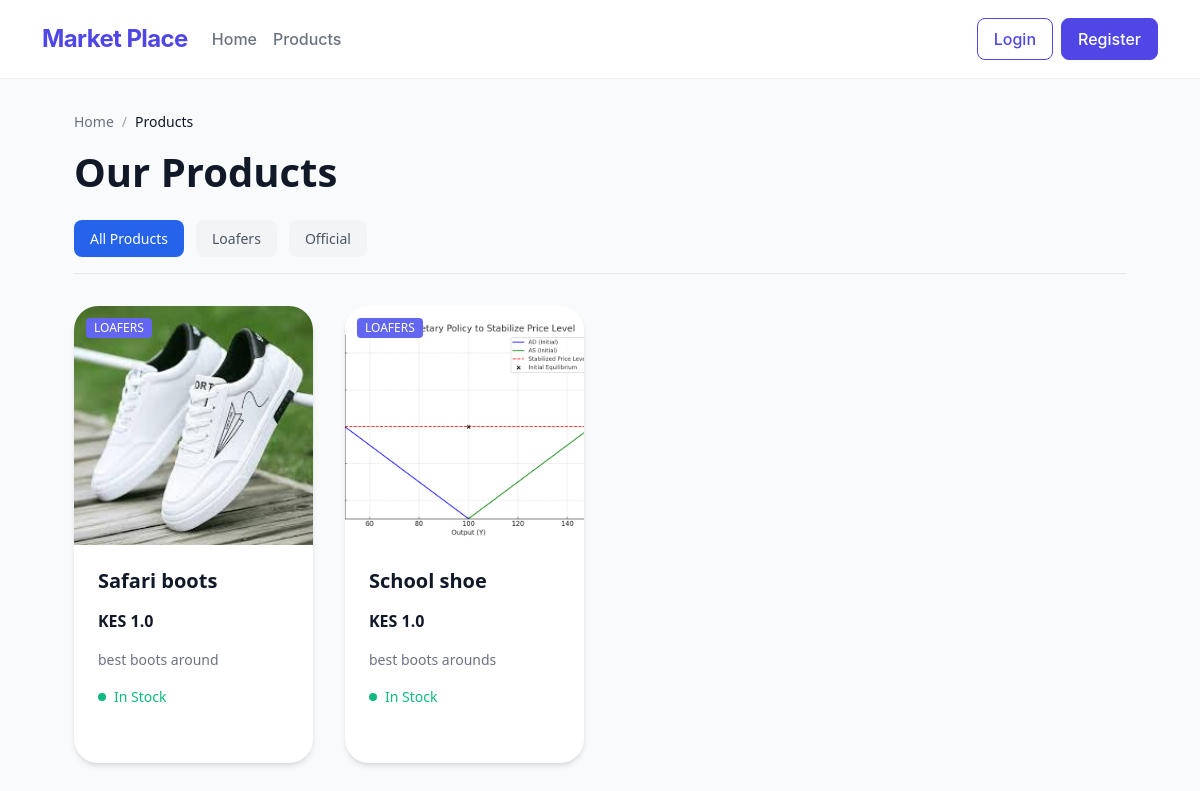
/products, run on an earlier commit of the app's database.
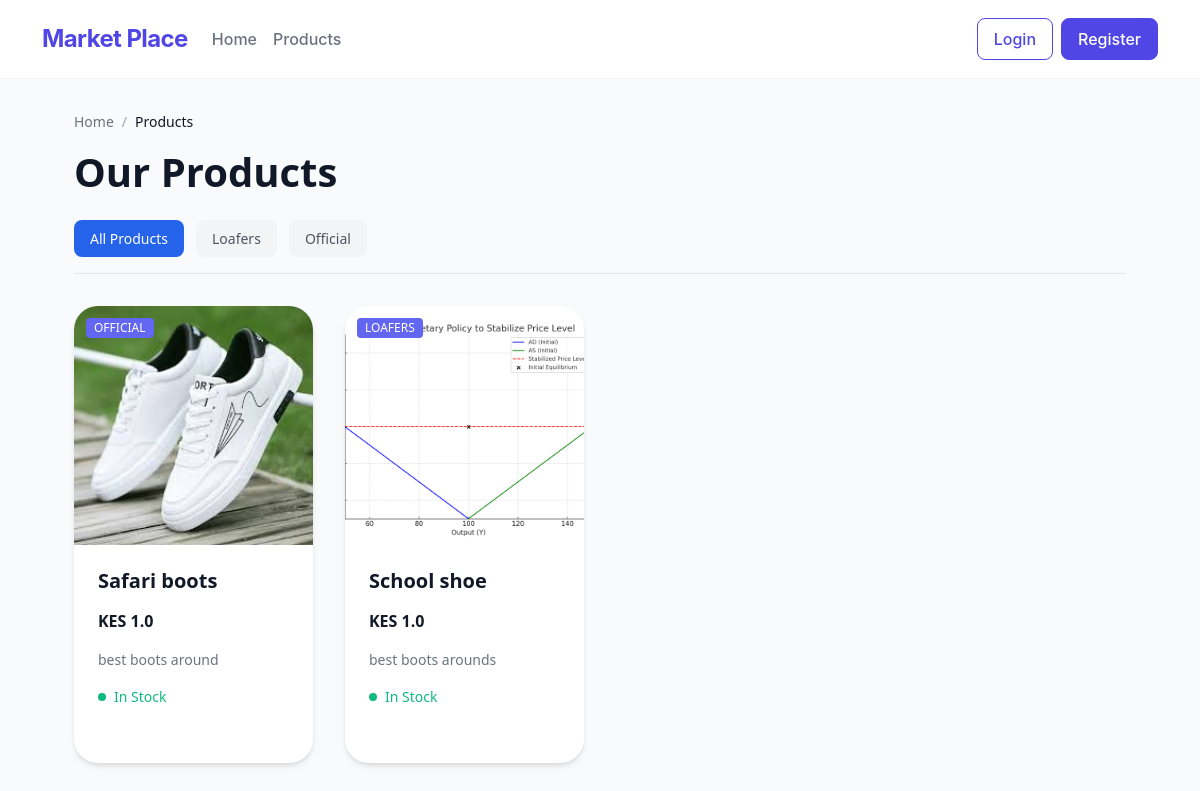
And on a later commit of the database.
### app.py (models this page shows)
class Product(db.Model):
    __tablename__ = 'products'
    id = db.Column(db.Integer, primary_key=True)
    name = db.Column(db.String(100), nullable=False)
    description = db.Column(db.String(500), nullable=True)
    price = db.Column(db.Float, nullable=False)
    stock_quantity = db.Column(db.Integer, nullable=False)
    category_id = db.Column(db.Integer, db.ForeignKey('categories.id'), nullable=False)
    order_items = db.relationship('OrderItem', backref='product', lazy=True)
    images = db.relationship('ProductImage', backref='product', lazy=True)

class Category(db.Model):
    __tablename__ = 'categories'
    id = db.Column(db.Integer, primary_key=True)
    name = db.Column(db.String(100), unique=True, nullable=False)
    description = db.Column(db.String(500))
    products = db.relationship('Product', backref='category', lazy=True)

class ProductImage(db.Model):
    __tablename__ = 'product_images'
    id = db.Column(db.Integer, primary_key=True)
    product_id = db.Column(db.Integer, db.ForeignKey('products.id'), nullable=False)
    image_url = db.Column(db.String(200), nullable=False)

### app.py (the view)
@app.route('/products')
def products():
    category_id = request.args.get('category_id', type=int)
    selected_category = None
    if category_id:
        selected_category = Category.query.get_or_404(category_id)
        products = Product.query.filter_by(category_id=category_id).all()
    else:
        products = Product.query.all()
    categories = Category.query.all()
    return render_template('products.html',
                           products=products,
                           categories=categories,
                           selected_category=selected_category)

### app.py (called while the page is built)
def get_cart_unique_items():
    if 'user_id' in session:
        order = Order.query.filter_by(user_id=session['user_id'], status="Pending").first()
        if order:
            return OrderItem.query.filter_by(order_id=order.id).count()
    return 0

@app.context_processor
def inject_cart_count():
    return dict(cart_count=get_cart_unique_items())

### templates/products.html (shortened to what this page needs)
{% extends 'base.html' %}
{% block content %}
<div class="products-container">
    <nav class="breadcrumb">
        <a href="{{ url_for('home') }}">Home</a>
        <span>/</span>
        <span class="current">Products</span>
    </nav>
    <div class="products-header">
        <h1>Our Products</h1>
        <div class="category-nav">
            <a href="{{ url_for('products') }}"
               class="category-link {% if not selected_category %}active{% endif %}">
                All Products
            </a>
            {% for category in categories %}
            <a href="{{ url_for('products', category_id=category.id) }}"
               class="category-link {% if selected_category and selected_category.id == category.id %}active{% endif %}">
                {{ category.name }}
            </a>
            {% endfor %}
        </div>
    </div>
    <div class="products-grid">
        {% for product in products %}
        <a href="{{ url_for('product_detail', product_id=product.id) }}" class="product-card-link">
            <div class="product-card">
                <div class="product-image">
                    <div class="image-badges">
                        <span class="badge category">{{ product.category.name }}</span>
                    </div>
                    {% if product.images %}
                        <img src="{{ url_for('static', filename='uploads/' + product.images[0].image_url) }}"
                             alt="Image of {{ product.name }}">
                    {% else %}
                        <div class="no-image">
                            <i class="bi bi-image"></i>
                            <p>No image available</p>
                        </div>
                    {% endif %}
                </div>
                <div class="product-content">
                    <h2 class="product-title">{{ product.name }}</h2>
                    <div class="price-section">
                        <span class="current-price">KES {{ product.price }}</span>
                    </div>
                    <p class="product-description">{{ product.description|truncate(100) }}</p>
                    <div class="stock-status {% if product.stock_quantity > 0 %}in-stock{% else %}out-of-stock{% endif %}">
                        <div class="stock-indicator">
                            <div class="indicator-dot"></div>
                            {% if product.stock_quantity > 0 %}
                                <span>In Stock</span>
                            {% else %}
                                <span>Out of Stock</span>
                            {% endif %}
                        </div>
                    </div>
                </div>
            </div>
        </a>
        {% else %}
        <div class="no-products">
            <p>No products found in this category.</p>
        </div>
        {% endfor %}
    </div>
</div>
{% endblock %}

What changed in the data, as far as the page shows it:
changed Product "Safari boots": category.name "LOAFERS" → "OFFICIAL"
